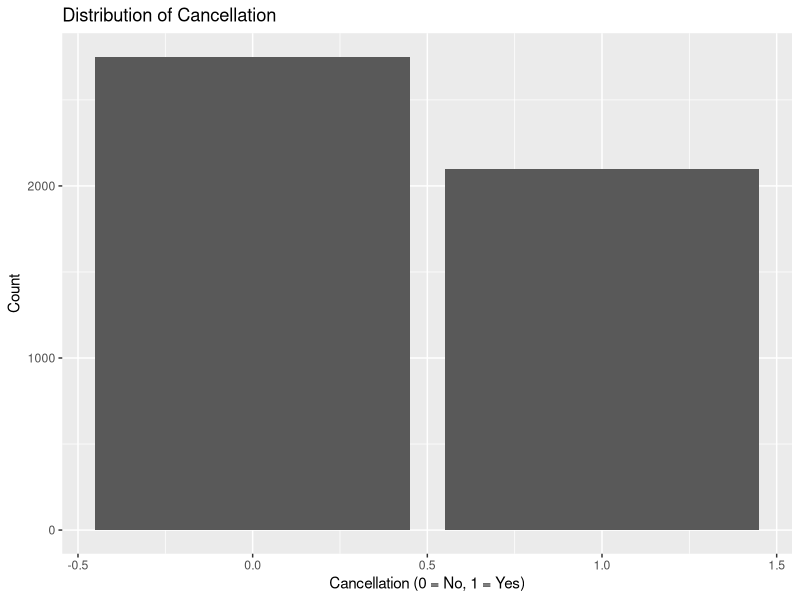

The R script that drew this image:
## ---- chunk 1
knitr::opts_chunk$set(echo = TRUE)
knitr::opts_chunk$set(warning = FALSE)
knitr::opts_chunk$set(message = FALSE)
## ---- chunk 2
df <- read.csv("data/hotel_cleaned.csv")
library(ggplot2)

ggplot(df, aes(x = is_canceled)) +
  geom_bar() +
  labs(title = "Distribution of Cancellation",
       x = "Cancellation (0 = No, 1 = Yes)",
       y = "Count")
